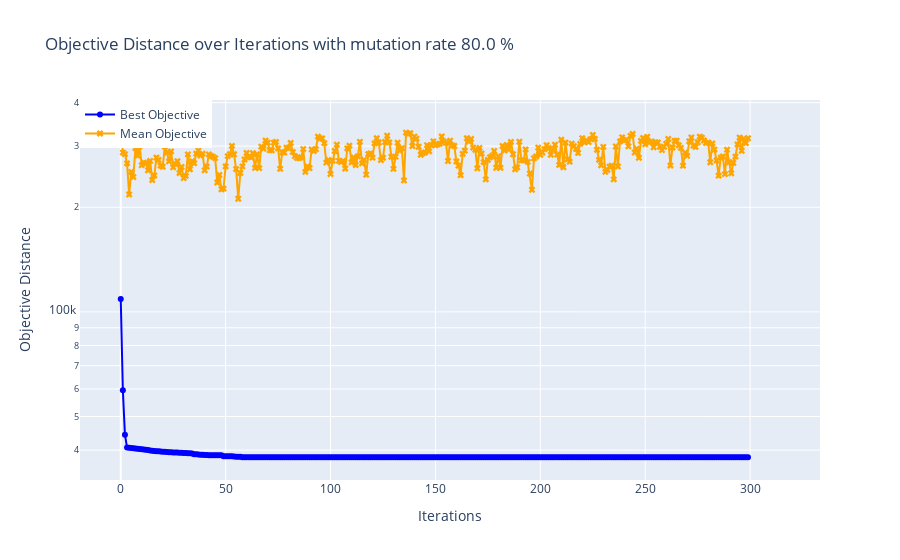
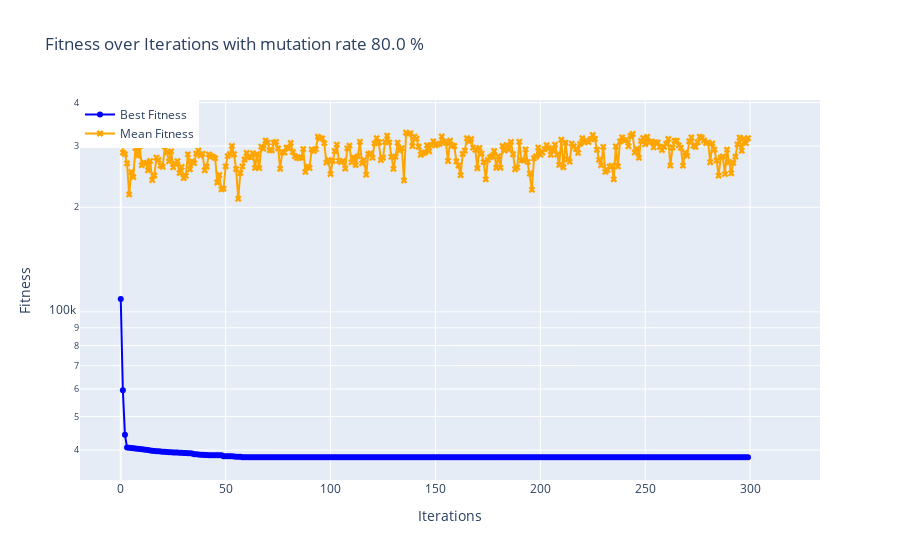
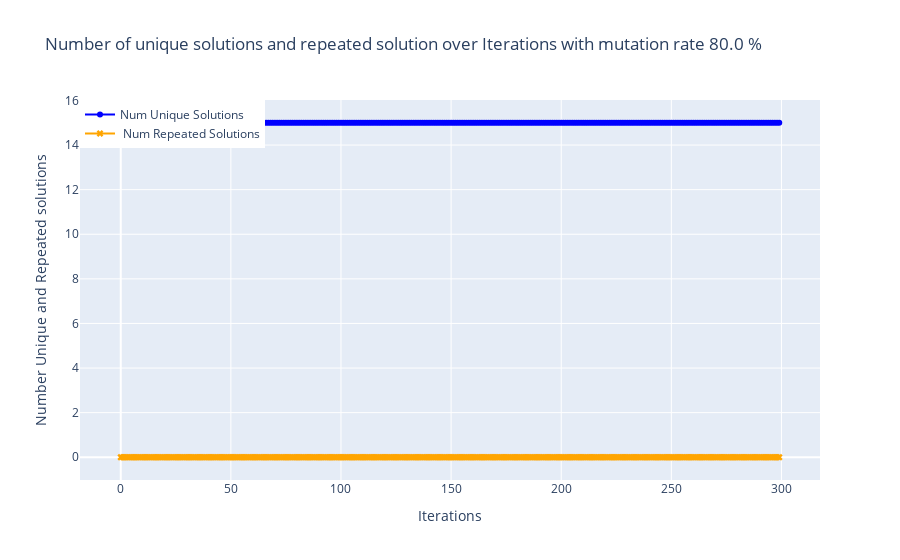
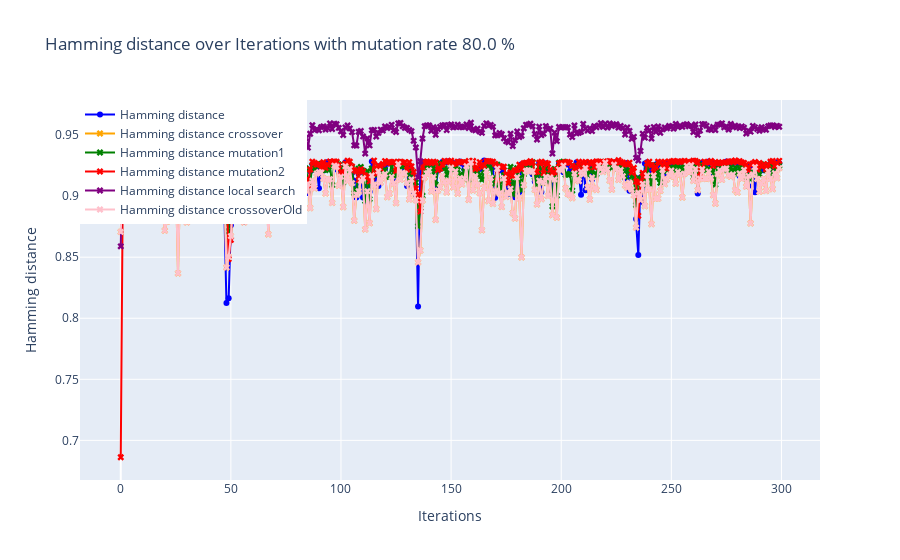

The notebook cell saved with these charts, in order:
### Code cell
#c.test_k_means_algorithm(filename=filename)
c.run(filename=filename,generateDataSets=False,clusters=False,local_search=True)

### Figure 1 — Plotly figure (JSON) as saved in the notebook; plotly's stock layout.template omitted (floating-point values rounded to 4 significant figures; data arrays with more than 128 entries replaced by an {"elided": "..."} marker saying what was removed)
{"data": [{"line": {"color": "blue"}, "marker": {"symbol": "circle"}, "mode": "lines+markers", "name": "Best Objective", "type": "scatter", "x": {"elided": "300 int values"}, "y": {"elided": "300 float values"}}, {"line": {"color": "orange"}, "marker": {"symbol": "x"}, "mode": "lines+markers", "name": "Mean Objective", "type": "scatter", "x": {"elided": "300 int values"}, "y": {"elided": "300 float values"}}], "layout": {"annotations": [{"arrowhead": 1, "ax": -10, "ay": -40, "bgcolor": "white", "bordercolor": "black", "showarrow": true, "text": "Best: 38156.06008630146<br>Mean: 316030.91973810457", "x": 299, "y": 38160.0}], "hovermode": "x", "legend": {"x": 0, "y": 1}, "title": {"text": "Objective Distance over Iterations with mutation rate 80.0 %"}, "xaxis": {"title": {"text": "Iterations"}}, "yaxis": {"autorange": true, "title": {"text": "Objective Distance"}, "type": "log"}}}

### Figure 2 — Plotly figure (JSON) as saved in the notebook; plotly's stock layout.template omitted (floating-point values rounded to 4 significant figures; data arrays with more than 128 entries replaced by an {"elided": "..."} marker saying what was removed)
{"data": [{"line": {"color": "blue"}, "marker": {"symbol": "circle"}, "mode": "lines+markers", "name": "Best Fitness", "type": "scatter", "x": {"elided": "300 int values"}, "y": {"elided": "300 float values"}}, {"line": {"color": "orange"}, "marker": {"symbol": "x"}, "mode": "lines+markers", "name": "Mean Fitness", "type": "scatter", "x": {"elided": "300 int values"}, "y": {"elided": "300 float values"}}], "layout": {"annotations": [{"arrowhead": 1, "ax": -10, "ay": -40, "bgcolor": "white", "bordercolor": "black", "showarrow": true, "text": "Best: 38156.06008630146<br>Mean: 316030.91973810457", "x": 299, "y": 38160.0}], "hovermode": "x", "legend": {"x": 0, "y": 1}, "title": {"text": "Fitness over Iterations with mutation rate 80.0 %"}, "xaxis": {"title": {"text": "Iterations"}}, "yaxis": {"autorange": true, "title": {"text": "Fitness"}, "type": "log"}}}

### Figure 3 — Plotly figure (JSON) as saved in the notebook; plotly's stock layout.template omitted (floating-point values rounded to 4 significant figures; data arrays with more than 128 entries replaced by an {"elided": "..."} marker saying what was removed)
{"data": [{"line": {"color": "blue"}, "marker": {"symbol": "circle"}, "mode": "lines+markers", "name": "Num Unique Solutions", "type": "scatter", "x": {"elided": "300 int values"}, "y": {"elided": "300 int values"}}, {"line": {"color": "orange"}, "marker": {"symbol": "x"}, "mode": "lines+markers", "name": " Num Repeated Solutions", "type": "scatter", "x": {"elided": "300 int values"}, "y": {"elided": "300 int values"}}], "layout": {"hovermode": "x", "legend": {"x": 0, "y": 1}, "title": {"text": "Number of unique solutions and repeated solution over Iterations with mutation rate 80.0 %"}, "xaxis": {"title": {"text": "Iterations"}}, "yaxis": {"title": {"text": "Number Unique and Repeated solutions"}}}}

### Figure 4 — Plotly figure (JSON) as saved in the notebook; plotly's stock layout.template omitted (floating-point values rounded to 4 significant figures; data arrays with more than 128 entries replaced by an {"elided": "..."} marker saying what was removed)
{"data": [{"line": {"color": "blue"}, "marker": {"symbol": "circle"}, "mode": "lines+markers", "name": "Hamming distance", "type": "scatter", "x": {"elided": "300 int values"}, "y": {"elided": "300 float values"}}, {"line": {"color": "orange"}, "marker": {"symbol": "x"}, "mode": "lines+markers", "name": "Hamming distance crossover", "type": "scatter", "x": {"elided": "300 int values"}, "y": {"elided": "300 float values"}}, {"line": {"color": "green"}, "marker": {"symbol": "x"}, "mode": "lines+markers", "name": "Hamming distance mutation1", "type": "scatter", "x": {"elided": "300 int values"}, "y": {"elided": "300 float values"}}, {"line": {"color": "red"}, "marker": {"symbol": "x"}, "mode": "lines+markers", "name": "Hamming distance mutation2", "type": "scatter", "x": {"elided": "300 int values"}, "y": {"elided": "300 float values"}}, {"line": {"color": "purple"}, "marker": {"symbol": "x"}, "mode": "lines+markers", "name": "Hamming distance local search", "type": "scatter", "x": {"elided": "300 int values"}, "y": {"elided": "300 float values"}}, {"line": {"color": "pink"}, "marker": {"symbol": "x"}, "mode": "lines+markers", "name": "Hamming distance crossoverOld", "type": "scatter", "x": {"elided": "300 int values"}, "y": {"elided": "300 float values"}}], "layout": {"hovermode": "x", "legend": {"x": 0, "y": 1}, "title": {"text": "Hamming distance over Iterations with mutation rate 80.0 %"}, "xaxis": {"title": {"text": "Iterations"}}, "yaxis": {"title": {"text": "Hamming distance"}}}}
